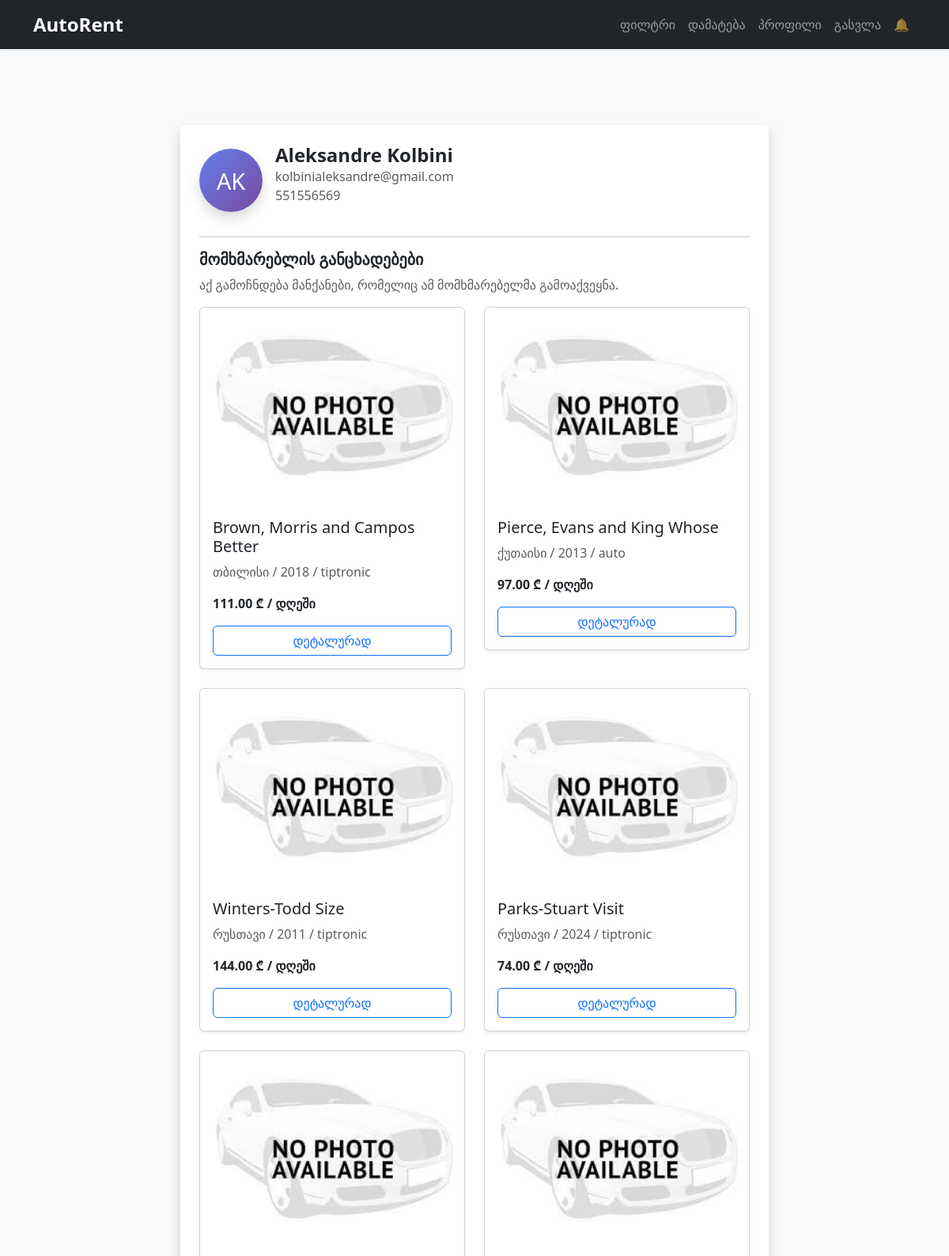
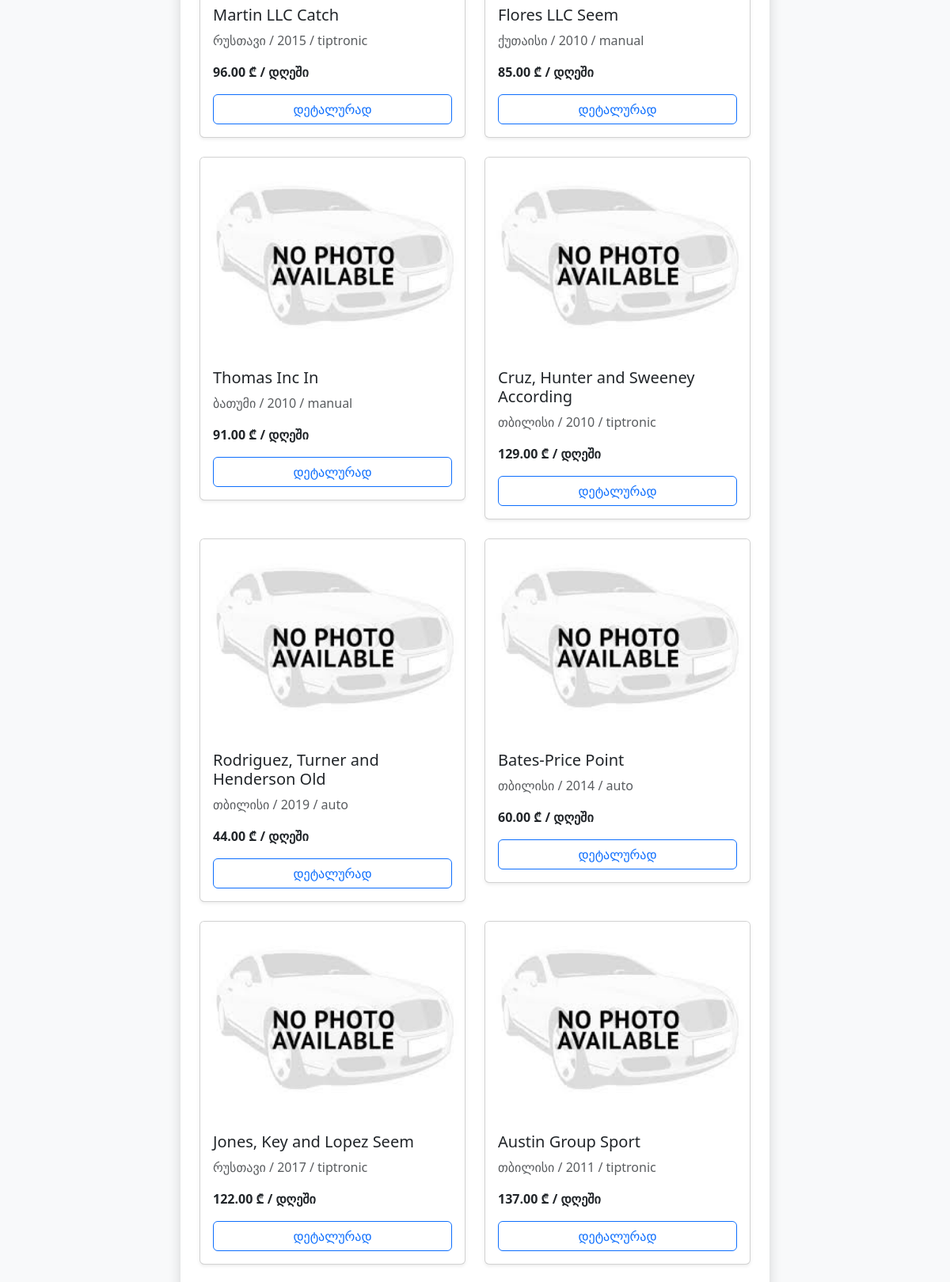
The page /user_profile/1/ (upper part) on the database its author committed (2 pictures, top to bottom).
### core/models.py (models this page shows, shortened)
class CustomUser(AbstractUser):
    phone_number = models.CharField(max_length=20, unique=True)
    favorite_cars = models.ManyToManyField('Car', related_name='favorited_by', blank=True)
    is_verified = models.BooleanField(default=False)
    verification_code = models.CharField(max_length=6, blank=True, null=True)

class Car(models.Model):
    TRANSMISSION_CHOICES = [
        ('auto', 'ავტომატიკა'),
        ('manual', 'მექანიკა'),
        ('tiptronic', 'ტიპტრონიკი'),
    ]
    brand = models.CharField(max_length=100)
    model = models.CharField(max_length=100)
    year = models.PositiveIntegerField()
    price_per_day = models.DecimalField(max_digits=10, decimal_places=2)
    capacity = models.PositiveIntegerField()
    transmission = models.CharField(max_length=20, choices=TRANSMISSION_CHOICES)
    added_by = models.ForeignKey(settings.AUTH_USER_MODEL, on_delete=models.CASCADE)
    city = models.CharField(max_length=100)
    fuel_capacity = models.PositiveIntegerField()
    photo1 = models.ImageField(upload_to='cars/')
    photo2 = models.ImageField(upload_to='cars/')
    photo3 = models.ImageField(upload_to='cars/')
    created_at = models.DateTimeField(auto_now_add=True)

### core/views.py (the view)
# urls.py: path('user_profile/<int:user_id>/', views.user_profile_view, name='user_profile'),
def user_profile_view(request, user_id):
    user = get_object_or_404(CustomUser, id=user_id)
    return render(request, 'user_profile.html', {'user': user})

### core/context_processors.py (called while the page is built)
def notification_count(request):
    if request.user.is_authenticated:
        count = Notification.objects.filter(user=request.user, is_read=False).count()
        return {'notification_count': count}
    return {'notification_count': 0}

### templates/user_profile.html (shortened to what this page needs)
{% extends 'base.html' %}
{% load static %}
{% block content %}
<div class="container py-5">
    <div class="row justify-content-center">
        <div class="col-md-8 bg-white shadow rounded p-4">
            <div class="d-flex align-items-center mb-4">
                <div class="rounded-circle text-white d-flex align-items-center justify-content-center shadow"
                     style="width: 80px; height: 80px; font-size: 1.8rem; background: linear-gradient(135deg, #667eea 0%, #764ba2 100%);">
                    {{ user.first_name|first }}{{ user.last_name|first }}
                </div>
                <div class="ms-3">
                    <h4 class="fw-bold mb-0">{{ user.first_name }} {{ user.last_name }}</h4>
                    <p class="text-muted mb-0">{{ user.email }}</p>
                    <p class="text-muted">{{ user.phone_number }}</p>
                </div>
            </div>
            <hr>
            <h5 class="fw-semibold">მომხმარებლის განცხადებები</h5>
            <p class="text-muted">აქ გამოჩნდება მანქანები, რომელიც ამ მომხმარებელმა გამოაქვეყნა.</p>
            <div class="row">
                {% for car in user.car_set.all %}
                <div class="col-md-6 mb-4">
                    <div class="card shadow-sm">
                        <img src="{{ car.photo1.url }}" class="card-img-top" alt="{{ car.brand }}">
                        <div class="card-body">
                            <h5 class="card-title">{{ car.brand }} {{ car.model }}</h5>
                            <p class="card-text text-muted">{{ car.city }} / {{ car.year }} / {{ car.transmission }}</p>
                            <p class="card-text fw-bold">{{ car.price_per_day }} ₾ / დღეში</p>
                            <a href="{% url 'car_detail' car.id %}" class="btn btn-outline-primary w-100">დეტალურად</a>
                        </div>
                    </div>
                </div>
                {% empty %}
                <p class="text-muted">ამ მომხმარებელს ჯერ არ დაუმატებია მანქანები.</p>
                {% endfor %}
            </div>
        </div>
    </div>
</div>
{% endblock %}

### templates/base.html (style rules this page uses)
body { background-color: #f8f9fa; }

### rows shown on the page
CustomUser: first_name|first "A", last_name|first "K", first_name "Aleksandre", last_name "Kolbini", email "kolbinialeksandre@gmail.com", phone_number "551556569"
Car: photo1 (placeholder picture), brand "Brown, Morris and Campos", model "Better", city "თბილისი", year "2018", transmission "tiptronic", price_per_day "111.00"
Car: photo1 (placeholder picture), brand "Pierce, Evans and King", model "Whose", city "ქუთაისი", year "2013", transmission "auto", price_per_day "97.00"
Car: photo1 (placeholder picture), brand "Winters-Todd", model "Size", city "რუსთავი", year "2011", transmission "tiptronic", price_per_day "144.00"
Car: photo1 (placeholder picture), brand "Parks-Stuart", model "Visit", city "რუსთავი", year "2024", transmission "tiptronic", price_per_day "74.00"
Car: photo1 (placeholder picture), brand "Martin LLC", model "Catch", city "რუსთავი", year "2015", transmission "tiptronic", price_per_day "96.00"
Car: photo1 (placeholder picture), brand "Flores LLC", model "Seem", city "ქუთაისი", year "2010", transmission "manual", price_per_day "85.00"
Car: photo1 (placeholder picture), brand "Thomas Inc", model "In", city "ბათუმი", year "2010", transmission "manual", price_per_day "91.00"
Car: photo1 (placeholder picture), brand "Cruz, Hunter and Sweeney", model "According", city "თბილისი", year "2010", transmission "tiptronic", price_per_day "129.00"
Car: photo1 (placeholder picture), brand "Rodriguez, Turner and Henderson", model "Old", city "თბილისი", year "2019", transmission "auto", price_per_day "44.00"
Car: photo1 (placeholder picture), brand "Bates-Price", model "Point", city "თბილისი", year "2014", transmission "auto", price_per_day "60.00"
Car: photo1 (placeholder picture), brand "Jones, Key and Lopez", model "Seem", city "რუსთავი", year "2017", transmission "tiptronic", price_per_day "122.00"
Car: photo1 (placeholder picture), brand "Austin Group", model "Sport", city "თბილისი", year "2011", transmission "tiptronic", price_per_day "137.00"
